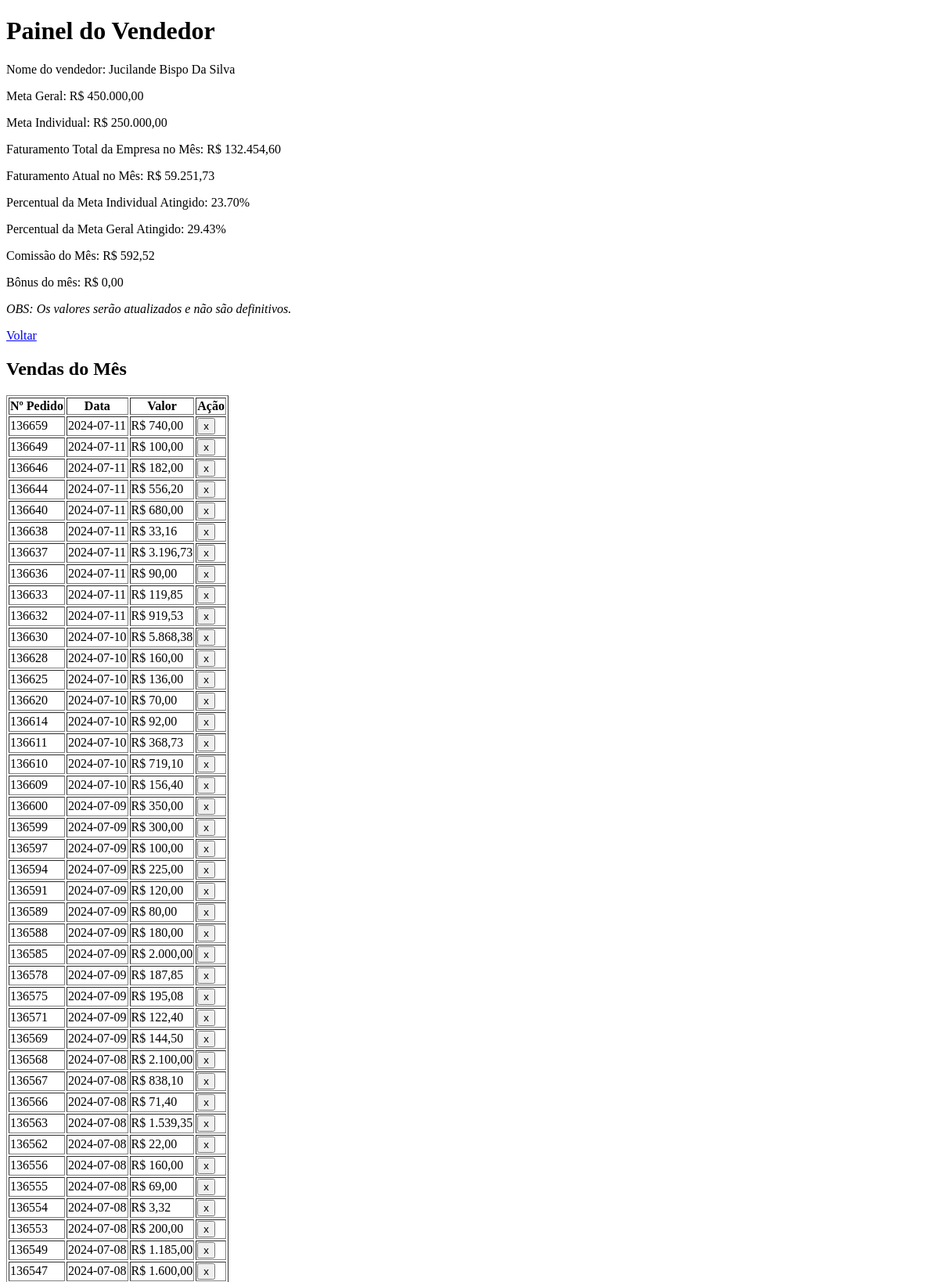
/dashboard/3 (signed in, upper part), run on the app's committed database.
### tables this page shows
CREATE TABLE Users (
        id INTEGER PRIMARY KEY AUTOINCREMENT,
        username TEXT NOT NULL,
        password TEXT NOT NULL,
        name TEXT NOT NULL,  -- Nome completo do usuário
        role TEXT NOT NULL  -- 'seller' ou 'master'
    , branch TEXT DEFAULT 'Loja');

CREATE TABLE GeneralGoals (
        id INTEGER PRIMARY KEY AUTOINCREMENT,
        goal REAL NOT NULL
    );

CREATE TABLE IndividualGoals (
        id INTEGER PRIMARY KEY AUTOINCREMENT,
        user_id INTEGER NOT NULL,
        goal REAL NOT NULL,
        FOREIGN KEY(user_id) REFERENCES Users(id)
    );

CREATE TABLE Sales (
        id INTEGER PRIMARY KEY AUTOINCREMENT,
        date DATE NOT NULL,
        amount REAL NOT NULL,
        user_id INTEGER,
        order_number TEXT NOT NULL,
        FOREIGN KEY(user_id) REFERENCES Users(id)
    );

### modules/dashboards/__init__.py (the view)
@dashboards_bp.route('/dashboard/<int:seller_id>')
def seller_dashboard(seller_id):
    if 'user_id' not in session or session['role'] != 'master':
        return redirect(url_for('users.login'))
    conn = get_db_connection()
    cursor = conn.cursor()
    cursor.execute('''
        SELECT SUM(amount) AS total_sales
        FROM Sales
        WHERE user_id = ?
        AND strftime('%m', date) = strftime('%m', 'now')
        AND strftime('%Y', date) = strftime('%Y', 'now')
    ''', (seller_id,))
    total_sales_row = cursor.fetchone()
    total_sales = total_sales_row['total_sales'] if total_sales_row and total_sales_row['total_sales'] else 0
    cursor.execute('SELECT goal FROM IndividualGoals WHERE user_id = ?', (seller_id,))
    individual_goal_row = cursor.fetchone()
    individual_goal = individual_goal_row['goal'] if individual_goal_row else 0
    cursor.execute('''
        SELECT SUM(amount) AS total_company_sales
        FROM Sales
        WHERE strftime('%m', date) = strftime('%m', 'now')
        AND strftime('%Y', date) = strftime('%Y', 'now')
    ''')
    total_company_sales_row = cursor.fetchone()
    total_company_sales = total_company_sales_row['total_company_sales'] if total_company_sales_row and total_company_sales_row['total_company_sales'] else 0
    cursor.execute('SELECT goal FROM GeneralGoals ORDER BY id DESC LIMIT 1')
    general_goal_row = cursor.fetchone()
    general_goal = general_goal_row['goal'] if general_goal_row else 0
    cursor.execute('''
        SELECT id, date, amount, order_number
        FROM Sales
        WHERE user_id = ?
        AND strftime('%m', date) = strftime('%m', 'now')
        AND strftime('%Y', date) = strftime('%Y', 'now')
        ORDER BY order_number DESC
    ''', (seller_id,))
    vendas = cursor.fetchall()
    cursor.execute('''SELECT name, branch FROM Users WHERE id = ?''', (seller_id,))
    seller = cursor.fetchall()[0]
    print(seller['branch'])
    print('Type: ', type(seller))
    seller_branch = seller['branch']
    conn.close()
    individual_percentage = (total_sales / individual_goal) * 100 if individual_goal else 0
    company_percentage = (total_company_sales / general_goal) * 100 if general_goal else 0
    if seller_branch.upper() == 'LOJA':
        commission_rate = 0.01
        bonus_rate = 0
        if total_sales >= 225000:
            bonus_rate += 0.006
        elif total_sales >= 170000:
            bonus_rate += 0.004
        elif total_sales >= 130000:
            bonus_rate += 0.003
    elif seller_branch.upper() == 'OFICINA':
        commission_rate = .5
        bonus_rate = 0
        if total_sales >= 50000:
            commission_rate += 0.05
    commission = total_sales * commission_rate
    bonus = total_sales * bonus_rate
    return render_template(
        'seller_dashboard.html',
        user_role=session['role'],
        total_sales=total_sales,
        total_company_sales=total_company_sales,
        individual_percentage=individual_percentage,
        company_percentage=company_percentage,
        user_id=seller_id,
        general_goal=general_goal,
        vendas=vendas,
        commission=commission,
        bonus=bonus,
        username=seller['name'],
        individual_goal=individual_goal)

### modules/db.py (called while the page is built)
def get_db_connection():
    conn = sqlite3.connect('sales_tracking.db')
    conn.row_factory = sqlite3.Row
    return conn

### utils/text_utils.py (called while the page is built)
def format_currency(value):
    return f'R$ {value:,.2f}'.replace(',', 'X').replace('.', ',').replace('X', '.')

def format_percentage(value):
    return f'{value:,.2f}%'.replace(',', 'X').replace('X', '.')

### templates/seller_dashboard.html (shortened to what this page needs)
{% extends "base.html" %}
{% block content %}
<h1>Painel do Vendedor</h1>
<p>Nome do vendedor: {{username}}</p>
<p>Meta Geral: {{ general_goal | float | currency }}</p>
<p>Meta Individual: {{ individual_goal | float | currency }}</p>
<p>Faturamento Total da Empresa no Mês: {{ total_company_sales | float | currency }}</p>
<p>Faturamento Atual no Mês: {{ total_sales | float | currency }}</p>
<p>Percentual da Meta Individual Atingido: {{ individual_percentage | float | percentage}}</p>
<p>Percentual da Meta Geral Atingido: {{ company_percentage | float | percentage}}</p>
<p>Comissão do Mês: {{ commission | float | currency }}</p>
<p>Bônus do mês: {{ bonus | float | currency }}</p>
<p><em>OBS: Os valores serão atualizados e não são definitivos.</em></p>
{% if user_role == 'master' %}
<a href="{{ url_for('dashboards.dashboard') }}">Voltar</a>
{% elif user_role == 'seller' %}
<a href="{{ url_for('users.logout') }}">Logout</a>
{% endif %}
<h2>Vendas do Mês</h2>
<table border="1">
    <tr>
        <th>Nº Pedido</th>
        <th>Data</th>
        <th>Valor</th>
        {% if user_role == 'master' %}
        <th>Ação</th>
        {% endif %}
    </tr>
    {% for venda in vendas %}
    <tr>
        <td>{{ venda['order_number']  | float | int }}</td>
        <td>{{ venda['date'] }}</td>
        <td>{{ venda['amount'] | float | currency }}</td>
        {% if user_role == 'master' %}
        <td>
            <form action="{{ url_for('sales.delete_sale', sale_id=venda['id']) }}" method="post" style="display:inline;">
                <button type="submit" onclick="return confirm('Tem certeza que deseja deletar esta venda?');">x</button>
            </form>
        </td>
        {% endif %}
    </tr>
    {% endfor %}
</table>
{% endblock %}

### data on the page
Users: name "Jucilande Bispo Da Silva"
GeneralGoals: goal "R$ 450.000,00"
IndividualGoals: goal "R$ 250.000,00"
Sales: order_number "136659", date "2024-07-11", amount "R$ 740,00"
Sales: order_number "136649", date "2024-07-11", amount "R$ 100,00"
Sales: order_number "136646", date "2024-07-11", amount "R$ 182,00"
Sales: order_number "136644", date "2024-07-11", amount "R$ 556,20"
Sales: order_number "136640", date "2024-07-11", amount "R$ 680,00"
Sales: order_number "136638", date "2024-07-11", amount "R$ 33,16"
Sales: order_number "136637", date "2024-07-11", amount "R$ 3.196,73"
Sales: order_number "136636", date "2024-07-11", amount "R$ 90,00"
Sales: order_number "136633", date "2024-07-11", amount "R$ 119,85"
Sales: order_number "136632", date "2024-07-11", amount "R$ 919,53"
Sales: order_number "136630", date "2024-07-10", amount "R$ 5.868,38"
Sales: order_number "136628", date "2024-07-10", amount "R$ 160,00"
Sales: order_number "136625", date "2024-07-10", amount "R$ 136,00"
Sales: order_number "136620", date "2024-07-10", amount "R$ 70,00"
Sales: order_number "136614", date "2024-07-10", amount "R$ 92,00"
Sales: order_number "136611", date "2024-07-10", amount "R$ 368,73"
Sales: order_number "136610", date "2024-07-10", amount "R$ 719,10"
Sales: order_number "136609", date "2024-07-10", amount "R$ 156,40"
Sales: order_number "136600", date "2024-07-09", amount "R$ 350,00"
Sales: order_number "136599", date "2024-07-09", amount "R$ 300,00"
Sales: order_number "136597", date "2024-07-09", amount "R$ 100,00"
Sales: order_number "136594", date "2024-07-09", amount "R$ 225,00"
Sales: order_number "136591", date "2024-07-09", amount "R$ 120,00"
Sales: order_number "136589", date "2024-07-09", amount "R$ 80,00"
Sales: order_number "136588", date "2024-07-09", amount "R$ 180,00"
Sales: order_number "136585", date "2024-07-09", amount "R$ 2.000,00"
Sales: order_number "136578", date "2024-07-09", amount "R$ 187,85"
Sales: order_number "136575", date "2024-07-09", amount "R$ 195,08"
Sales: order_number "136571", date "2024-07-09", amount "R$ 122,40"
Sales: order_number "136569", date "2024-07-09", amount "R$ 144,50"
Sales: order_number "136568", date "2024-07-08", amount "R$ 2.100,00"
Sales: order_number "136567", date "2024-07-08", amount "R$ 838,10"
Sales: order_number "136566", date "2024-07-08", amount "R$ 71,40"
Sales: order_number "136563", date "2024-07-08", amount "R$ 1.539,35"
Sales: order_number "136562", date "2024-07-08", amount "R$ 22,00"
Sales: order_number "136556", date "2024-07-08", amount "R$ 160,00"
Sales: order_number "136555", date "2024-07-08", amount "R$ 69,00"
Sales: order_number "136554", date "2024-07-08", amount "R$ 3,32"
Sales: order_number "136553", date "2024-07-08", amount "R$ 200,00"
Sales: order_number "136549", date "2024-07-08", amount "R$ 1.185,00"
Sales: order_number "136547", date "2024-07-08", amount "R$ 1.600,00"

### other printed values
{{ total_company_sales | float | currency }} "R$ 132.454,60"
{{ total_sales | float | currency }} "R$ 59.251,73"
{{ individual_percentage | float | percentage }} "23.70%"
{{ company_percentage | float | percentage }} "29.43%"
{{ commission | float | currency }} "R$ 592,52"
{{ bonus | float | currency }} "R$ 0,00"
